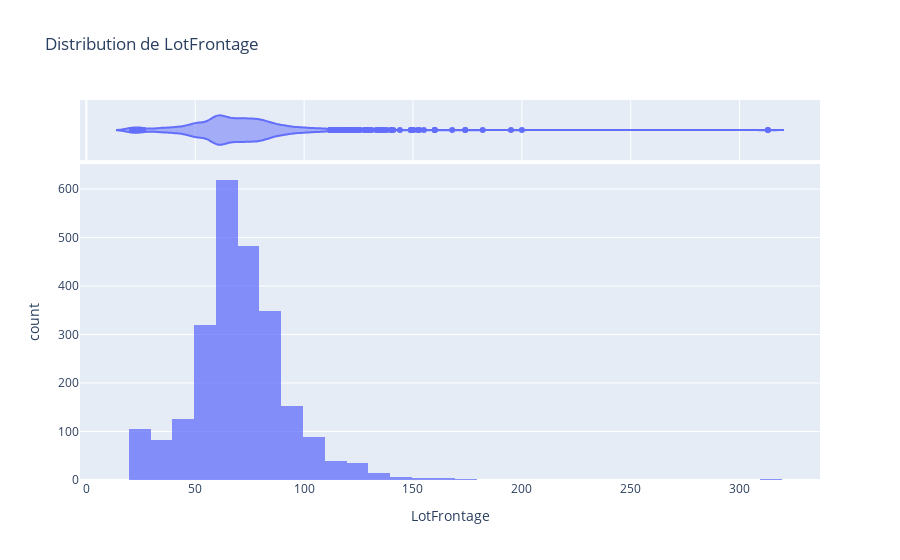

Notebook cell for this chart:
### Markdown cell above
LotFrontage correspond à la longueur de la façade du terrain, c'est-à-dire la partie du terrain qui borde la rue.

on peut utiliser la médiane (adaptée aux datasets contenant des valeurs aberrantes) ou la moyenne (adaptée aux datasets sans valeurs aberrantes).

### Code cell
fig = px.histogram(data[data['LotFrontage'].notnull()], x='LotFrontage', nbins=30, title='Distribution de LotFrontage', marginal='violin', opacity=0.75)

fig.show()

### Figure 1 — Plotly figure (JSON) as saved in the notebook; plotly's stock layout.template omitted (floating-point values rounded to 4 significant figures; data arrays with more than 128 entries replaced by an {"elided": "..."} marker saying what was removed)
{"data": [{"alignmentgroup": "True", "bingroup": "x", "hovertemplate": "LotFrontage=%{x}<br>count=%{y}<extra></extra>", "legendgroup": "", "marker": {"color": "#636efa", "opacity": 0.75, "pattern": {"shape": ""}}, "name": "", "nbinsx": 30, "offsetgroup": "", "orientation": "v", "showlegend": false, "type": "histogram", "x": {"elided": "2433 int values"}, "xaxis": "x", "yaxis": "y"}, {"alignmentgroup": "True", "hovertemplate": "LotFrontage=%{x}<extra></extra>", "legendgroup": "", "marker": {"color": "#636efa"}, "name": "", "offsetgroup": "", "scalegroup": "x", "showlegend": false, "type": "violin", "x": {"elided": "2433 int values"}, "xaxis": "x2", "yaxis": "y2"}], "layout": {"autosize": true, "barmode": "relative", "legend": {"tracegroupgap": 0}, "title": {"text": "Distribution de LotFrontage"}, "xaxis": {"anchor": "y", "autorange": true, "domain": [0, 1], "range": [-2.925, 336.9], "title": {"text": "LotFrontage"}, "type": "linear"}, "xaxis2": {"anchor": "y2", "autorange": true, "domain": [0, 1], "matches": "x", "range": [-2.925, 336.9], "showgrid": true, "showticklabels": false, "type": "linear"}, "yaxis": {"anchor": "x", "autorange": true, "domain": [0, 0.8316], "range": [0, 651.6], "title": {"text": "count"}}, "yaxis2": {"anchor": "x2", "autorange": true, "domain": [0.8416, 1], "matches": "y2", "range": [-0.5, 0.5], "showgrid": false, "showline": false, "showticklabels": false, "ticks": "", "type": "category"}}}
